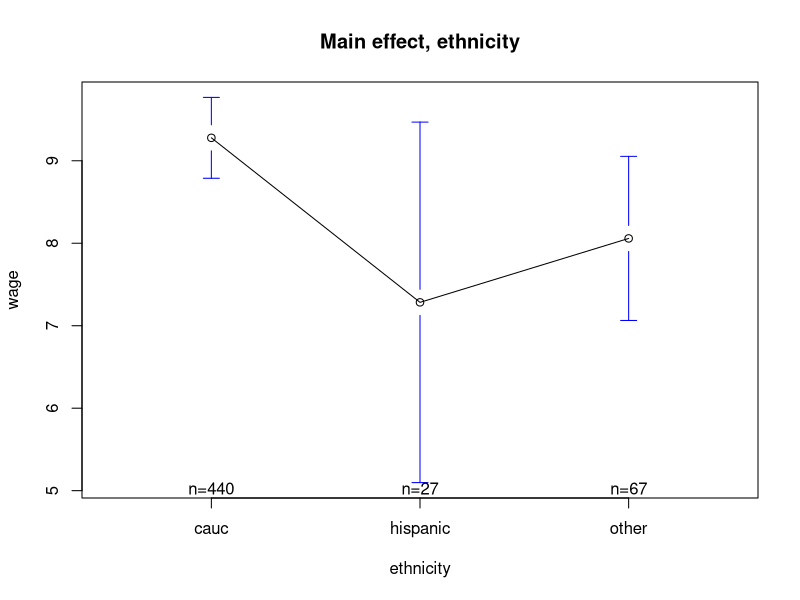
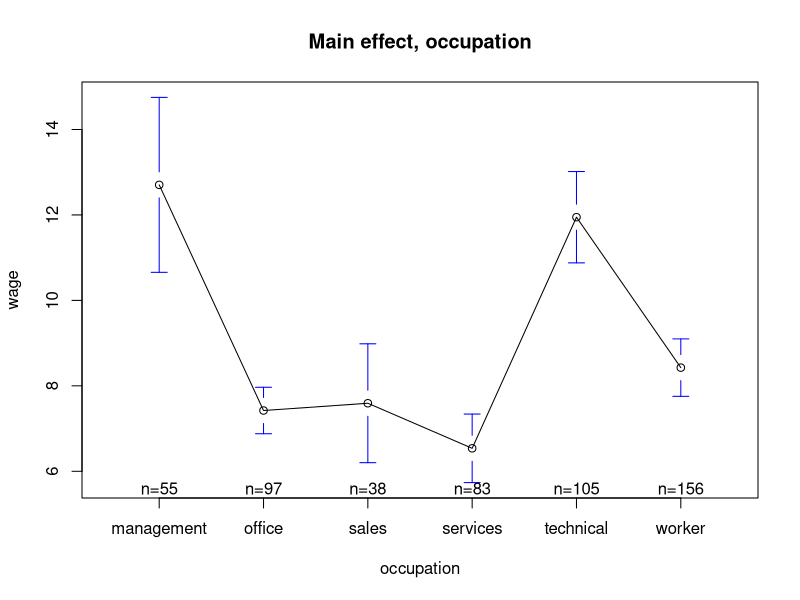
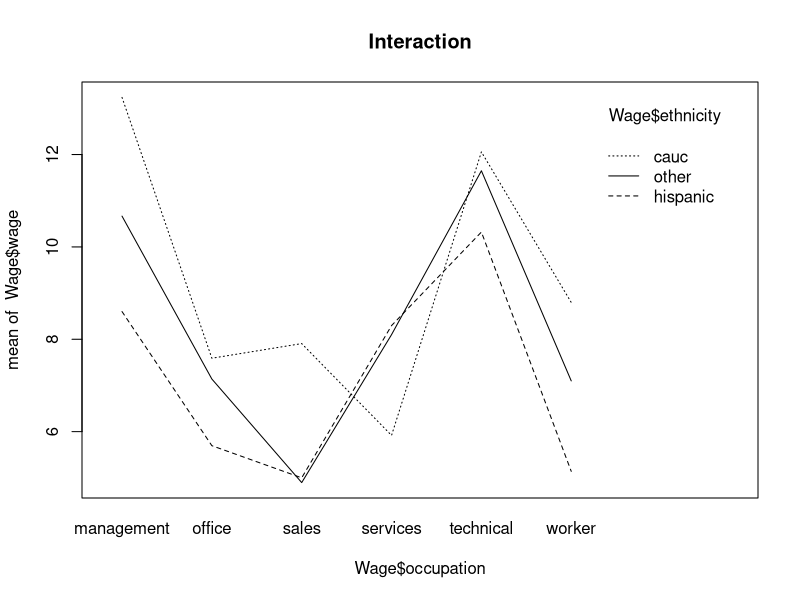

R code for these plots, in order:
## ---- chunk 1
Wage=read.csv('Wage.csv');
library(gplots)
library(lme4)
attach(Wage)
## ---- chunk 2
table(Wage$ethnicity, Wage$occupation)
## ---- chunk 3
#par(mfrow=c(1,2))
plotmeans(wage~ethnicity, data = Wage, main="Main effect, ethnicity")
plotmeans(wage~occupation, data = Wage, main="Main effect, occupation")
## ---- chunk 4
interaction.plot(Wage$occupation, Wage$ethnicity, Wage$wage, main = "Interaction")
## ---- chunk 5
model1 = aov(wage ~ occupation * ethnicity, data = Wage)
summary(model1)
## ---- chunk 6
full_model = lm(wage ~ occupation * ethnicity, data = Wage)
reduced_model = lm(wage~occupation, data = Wage)
anova(full_model, reduced_model)
## ---- chunk 7
#we will use a random effects model, ethnicty not randomly selected
model2 = lmer(wage ~ (1 |occupation) + ethnicity, data = Wage)
summary(model2)
## ---- chunk 8
VarCorr(model2)
## ---- chunk 9
sessionInfo()
